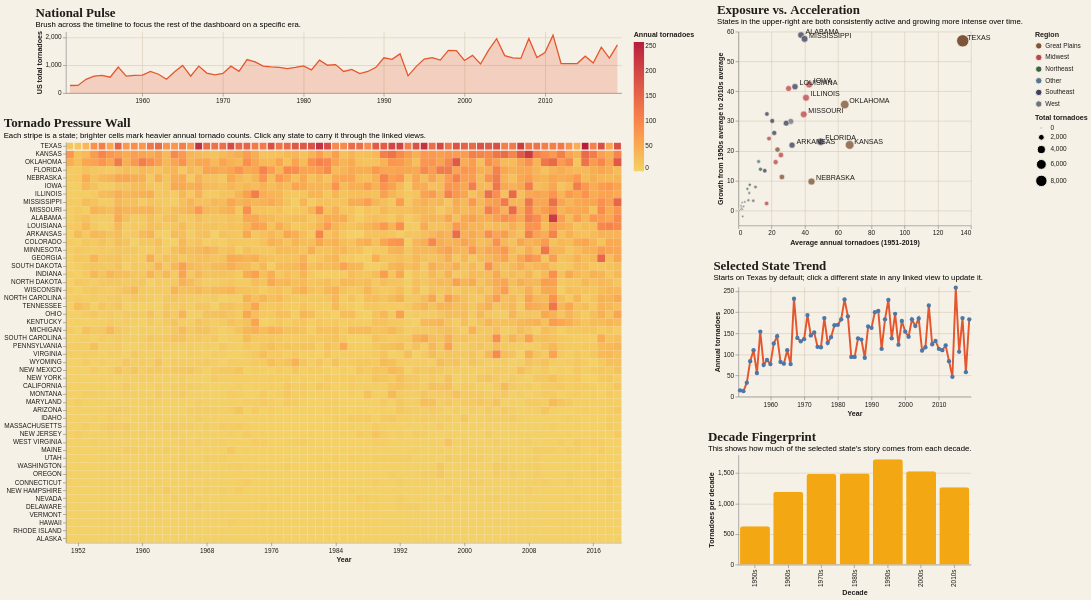

This figure's notebook cell:
### Code cell
timeline = (
    alt.layer(
        alt.Chart(national)
        .mark_area(line={"color": accent, "strokeWidth": 2}, color=accent, opacity=0.22)
        .encode(
            x=alt.X(
                "year:Q",
                title=None,
                axis=alt.Axis(format="d", tickCount=8),
                scale=alt.Scale(domain=[1950.5, 2019.5], nice=False, zero=False),
            ),
            y=alt.Y("us_total:Q", title="US total tornadoes"),
            tooltip=[
                alt.Tooltip("year:Q", title="Year", format="d"),
                alt.Tooltip("us_total:Q", title="National total", format=".0f"),
            ],
        ),
        alt.Chart(national)
        .mark_rect(opacity=0, cursor="crosshair")
        .encode(
            x=alt.X(
                "year_start:Q",
                scale=alt.Scale(domain=[1950.5, 2019.5], nice=False, zero=False),
            ),
            x2="year_end:Q",
        )
        .add_params(year_window),
    )
    .properties(
        width=860,
        height=95,
        title=alt.TitleParams(
            text="National Pulse",
            subtitle="Brush across the timeline to focus the rest of the dashboard on a specific era.",
            anchor="start",
        ),
    )
)

heatmap = (
    alt.Chart(long)
    .transform_filter(year_window)
    .transform_filter("region_filter == 'All' || datum.region == region_filter")
    .mark_rect()
    .encode(
        x=alt.X(
            "year_start:Q",
            title="Year",
            axis=alt.Axis(format="d", tickCount=9, values=list(range(1952, 2020, 4))),
            scale=alt.Scale(domain=[1950.5, 2019.5], nice=False, zero=False),
        ),
        x2="year_end:Q",
        y=alt.Y("States:N", title=None, sort=state_order),
        color=alt.Color(
            "count:Q",
            title="Annual tornadoes",
            scale=alt.Scale(scheme="goldred"),
        ),
        stroke=alt.condition(picked_state, alt.value(paper), alt.value(None)),
        strokeWidth=alt.condition(picked_state, alt.value(1.6), alt.value(0)),
        tooltip=[
            alt.Tooltip("States:N", title="State"),
            alt.Tooltip("region:N", title="Region"),
            alt.Tooltip("year:Q", title="Year", format="d"),
            alt.Tooltip("count:Q", title="Tornadoes", format=".0f"),
        ],
    )
    .add_params(region_filter, picked_state)
    .properties(
        width=860,
        height=620,
        title=alt.TitleParams(
            text="Tornado Pressure Wall",
            subtitle="Each stripe is a state; brighter cells mark heavier annual tornado counts. Click any state to carry it through the linked views.",
            anchor="start",
        ),
    )
)

scatter = (
    alt.Chart(state_metrics)
    .transform_filter("region_filter == 'All' || datum.region == region_filter")
    .mark_circle(opacity=0.9, stroke=paper, strokeWidth=1.2)
    .encode(
        x=alt.X("avg_annual:Q", title="Average annual tornadoes (1951-2019)"),
        y=alt.Y("growth_delta:Q", title="Growth from 1950s average to 2010s average"),
        size=alt.Size("total_count:Q", title="Total tornadoes"),
        color=alt.Color("region:N", scale=alt.Scale(range=region_palette), title="Region"),
        tooltip=[
            alt.Tooltip("States:N", title="State"),
            alt.Tooltip("region:N", title="Region"),
            alt.Tooltip("avg_annual:Q", title="Avg annual", format=".1f"),
            alt.Tooltip("growth_delta:Q", title="1950s to 2010s change", format=".1f"),
            alt.Tooltip("volatility:Q", title="Volatility", format=".1f"),
            alt.Tooltip("total_count:Q", title="Total tornadoes", format=".0f"),
        ],
        opacity=alt.condition(picked_state, alt.value(1), alt.value(0.78)),
    )
    .add_params(picked_state)
    .properties(
        width=360,
        height=300,
        title=alt.TitleParams(
            text="Exposure vs. Acceleration",
            subtitle="States in the upper-right are both consistently active and growing more intense over time.",
            anchor="start",
        ),
    )
)

scatter_labels = (
    alt.Chart(state_metrics)
    .transform_filter("region_filter == 'All' || datum.region == region_filter")
    .transform_filter("datum.label != ''")
    .mark_text(align="left", dx=7, dy=-5, fontSize=11, color=ink)
    .encode(
        x="avg_annual:Q",
        y="growth_delta:Q",
        text="label:N",
    )
)

state_line = (
    alt.Chart(long)
    .transform_filter(picked_state)
    .mark_line(color=accent, strokeWidth=3, point=alt.OverlayMarkDef(size=45, filled=True))
    .encode(
        x=alt.X(
            "year:Q",
            title="Year",
            axis=alt.Axis(format="d", tickCount=8),
            scale=alt.Scale(domain=[1950.5, 2019.5], nice=False, zero=False),
        ),
        y=alt.Y("count:Q", title="Annual tornadoes"),
        tooltip=[
            alt.Tooltip("States:N", title="State"),
            alt.Tooltip("year:Q", title="Year", format="d"),
            alt.Tooltip("count:Q", title="Tornadoes", format=".0f"),
        ],
    )
    .transform_filter(year_window)
    .properties(
        width=360,
        height=170,
        title=alt.TitleParams(
            text="Selected State Trend",
            subtitle="Starts on Texas by default; click a different state in any linked view to update it.",
            anchor="start",
        ),
    )
)

state_decades = (
    alt.Chart(decade_ranks)
    .transform_filter(picked_state)
    .mark_bar(color=accent_soft, cornerRadiusTopLeft=4, cornerRadiusTopRight=4)
    .encode(
        x=alt.X("decade_label:N", title="Decade"),
        y=alt.Y("count:Q", title="Tornadoes per decade"),
        tooltip=[
            alt.Tooltip("States:N", title="State"),
            alt.Tooltip("decade_label:N", title="Decade"),
            alt.Tooltip("count:Q", title="Decade total", format=".0f"),
            alt.Tooltip("rank:Q", title="National rank", format=".0f"),
        ],
    )
    .properties(
        width=360,
        height=170,
        title=alt.TitleParams(
            text="Decade Fingerprint",
            subtitle="This shows how much of the selected state's story comes from each decade.",
            anchor="start",
        ),
    )
)

hero_dashboard = (
    ((timeline & heatmap) | ((scatter + scatter_labels) & state_line & state_decades))
    .resolve_scale(color="independent", size="independent")
    .configure(**base_config)
)

hero_dashboard

### Figure 1 — Vega-Lite specification as saved in the notebook (floating-point values rounded to 4 significant figures; data arrays with more than 128 entries replaced by an {"elided": "..."} marker saying what was removed)
{"config": {"view": {"continuousWidth": 300, "continuousHeight": 300, "stroke": null}, "axis": {"labelColor": "#1f1d1a", "titleColor": "#1f1d1a", "gridColor": "#d8ccb8", "labelFont": "Helvetica", "titleFont": "Helvetica"}, "background": "#f6f1e7", "legend": {"labelColor": "#1f1d1a", "titleColor": "#1f1d1a", "labelFont": "Helvetica", "titleFont": "Helvetica"}, "title": {"color": "#1f1d1a", "fontSize": 20, "font": "Georgia"}}, "hconcat": [{"vconcat": [{"layer": [{"mark": {"type": "area", "color": "#e4572e", "line": {"color": "#e4572e", "strokeWidth": 2}, "opacity": 0.22}, "encoding": {"tooltip": [{"field": "year", "format": "d", "title": "Year", "type": "quantitative"}, {"field": "us_total", "format": ".0f", "title": "National total", "type": "quantitative"}], "x": {"axis": {"format": "d", "tickCount": 8}, "field": "year", "scale": {"domain": [1950.0, 2020.0], "nice": false, "zero": false}, "title": null, "type": "quantitative"}, "y": {"field": "us_total", "title": "US total tornadoes", "type": "quantitative"}}}, {"mark": {"type": "rect", "cursor": "crosshair", "opacity": 0}, "encoding": {"x": {"field": "year_start", "scale": {"domain": [1950.0, 2020.0], "nice": false, "zero": false}, "type": "quantitative"}, "x2": {"field": "year_end"}}, "name": "view_6ca105555d776750_1"}], "data": {"name": "data-da1e003dc535fb0e151375b594829b7d"}, "height": 95, "title": {"text": "National Pulse", "anchor": "start", "subtitle": "Brush across the timeline to focus the rest of the dashboard on a specific era."}, "width": 860}, {"data": {"name": "data-b22541f3cc2868301158265539035bb4"}, "mark": {"type": "rect"}, "encoding": {"color": {"field": "count", "scale": {"scheme": "goldred"}, "title": "Annual tornadoes", "type": "quantitative"}, "stroke": {"condition": {"param": "picked_state", "value": "#f6f1e7", "empty": false}, "value": null}, "strokeWidth": {"condition": {"param": "picked_state", "value": 1.6, "empty": false}, "value": 0}, "tooltip": [{"field": "States", "title": "State", "type": "nominal"}, {"field": "region", "title": "Region", "type": "nominal"}, {"field": "year", "format": "d", "title": "Year", "type": "quantitative"}, {"field": "count", "format": ".0f", "title": "Tornadoes", "type": "quantitative"}], "x": {"axis": {"format": "d", "tickCount": 9, "values": [1952, 1956, 1960, 1964, 1968, 1972, 1976, 1980, 1984, 1988, 1992, 1996, 2000, 2004, 2008, 2012, 2016]}, "field": "year_start", "scale": {"domain": [1950.0, 2020.0], "nice": false, "zero": false}, "title": "Year", "type": "quantitative"}, "x2": {"field": "year_end"}, "y": {"field": "States", "sort": ["TEXAS", "KANSAS", "OKLAHOMA", "FLORIDA", "NEBRASKA", "IOWA", "ILLINOIS", "MISSISSIPPI", "MISSOURI", "ALABAMA", "LOUISIANA", "ARKANSAS", "COLORADO", "MINNESOTA", "GEORGIA", "SOUTH DAKOTA", "INDIANA", "NORTH DAKOTA", "WISCONSIN", "NORTH CAROLINA", "TENNESSEE", "OHIO", "KENTUCKY", "MICHIGAN", "SOUTH CAROLINA", "PENNSYLVANIA", "VIRGINIA", "WYOMING", "NEW MEXICO", "NEW YORK", "CALIFORNIA", "MONTANA", "MARYLAND", "ARIZONA", "IDAHO", "MASSACHUSETTS", "NEW JERSEY", "WEST VIRGINIA", "MAINE", "UTAH", "WASHINGTON", "OREGON", "CONNECTICUT", "NEW HAMPSHIRE", "NEVADA", "DELAWARE", "VERMONT", "HAWAII", "RHODE ISLAND", "ALASKA"], "title": null, "type": "nominal"}}, "height": 620, "name": "view_41857e14b7f2b166_1", "title": {"text": "Tornado Pressure Wall", "anchor": "start", "subtitle": "Each stripe is a state; brighter cells mark heavier annual tornado counts. Click any state to carry it through the linked views."}, "transform": [{"filter": {"param": "year_window"}}, {"filter": "region_filter == 'All' || datum.region == region_filter"}], "width": 860}]}, {"vconcat": [{"layer": [{"mark": {"type": "circle", "opacity": 0.9, "stroke": "#f6f1e7", "strokeWidth": 1.2}, "encoding": {"color": {"field": "region", "scale": {"range": ["#7f5539", "#bc4749", "#386641", "#577590", "#3d405b", "#6c757d"]}, "title": "Region", "type": "nominal"}, "opacity": {"condition": {"param": "picked_state", "value": 1, "empty": false}, "value": 0.78}, "size": {"field": "total_count", "title": "Total tornadoes", "type": "quantitative"}, "tooltip": [{"field": "States", "title": "State", "type": "nominal"}, {"field": "region", "title": "Region", "type": "nominal"}, {"field": "avg_annual", "format": ".1f", "title": "Avg annual", "type": "quantitative"}, {"field": "growth_delta", "format": ".1f", "title": "1950s to 2010s change", "type": "quantitative"}, {"field": "volatility", "format": ".1f", "title": "Volatility", "type": "quantitative"}, {"field": "total_count", "format": ".0f", "title": "Total tornadoes", "type": "quantitative"}], "x": {"field": "avg_annual", "title": "Average annual tornadoes (1951-2019)", "type": "quantitative"}, "y": {"field": "growth_delta", "title": "Growth from 1950s average to 2010s average", "type": "quantitative"}}, "name": "view_6e3abffb0b2ed3df_0", "title": {"text": "Exposure vs. Acceleration", "anchor": "start", "subtitle": "States in the upper-right are both consistently active and growing more intense over time."}, "transform": [{"filter": "region_filter == 'All' || datum.region == region_filter"}]}, {"mark": {"type": "text", "align": "left", "color": "#1f1d1a", "dx": 7, "dy": -5, "fontSize": 11}, "encoding": {"text": {"field": "label", "type": "nominal"}, "x": {"field": "avg_annual", "type": "quantitative"}, "y": {"field": "growth_delta", "type": "quantitative"}}, "transform": [{"filter": "region_filter == 'All' || datum.region == region_filter"}, {"filter": "datum.label != ''"}]}], "data": {"name": "data-df6b250e80ab7b9fbe90a63b21207c0e"}, "height": 300, "width": 360}, {"data": {"name": "data-b22541f3cc2868301158265539035bb4"}, "mark": {"type": "line", "color": "#e4572e", "point": {"filled": true, "size": 45}, "strokeWidth": 3}, "encoding": {"tooltip": [{"field": "States", "title": "State", "type": "nominal"}, {"field": "year", "format": "d", "title": "Year", "type": "quantitative"}, {"field": "count", "format": ".0f", "title": "Tornadoes", "type": "quantitative"}], "x": {"axis": {"format": "d", "tickCount": 8}, "field": "year", "scale": {"domain": [1950.0, 2020.0], "nice": false, "zero": false}, "title": "Year", "type": "quantitative"}, "y": {"field": "count", "title": "Annual tornadoes", "type": "quantitative"}}, "height": 170, "title": {"text": "Selected State Trend", "anchor": "start", "subtitle": "Starts on Texas by default; click a different state in any linked view to update it."}, "transform": [{"filter": {"param": "picked_state", "empty": false}}, {"filter": {"param": "year_window"}}], "width": 360}, {"data": {"name": "data-dc5926b2338b8f145d202b9a9656802d"}, "mark": {"type": "bar", "color": "#f3a712", "cornerRadiusTopLeft": 4, "cornerRadiusTopRight": 4}, "encoding": {"tooltip": [{"field": "States", "title": "State", "type": "nominal"}, {"field": "decade_label", "title": "Decade", "type": "nominal"}, {"field": "count", "format": ".0f", "title": "Decade total", "type": "quantitative"}, {"field": "rank", "format": ".0f", "title": "National rank", "type": "quantitative"}], "x": {"field": "decade_label", "title": "Decade", "type": "nominal"}, "y": {"field": "count", "title": "Tornadoes per decade", "type": "quantitative"}}, "height": 170, "title": {"text": "Decade Fingerprint", "anchor": "start", "subtitle": "This shows how much of the selected state's story comes from each decade."}, "transform": [{"filter": {"param": "picked_state", "empty": false}}], "width": 360}]}], "params": [{"name": "year_window", "select": {"type": "interval", "encodings": ["x"]}, "views": ["view_6ca105555d776750_1"]}, {"name": "region_filter", "bind": {"input": "select", "options": ["All", "Great Plains", "Southeast", "Midwest", "Northeast", "West", "Other"], "name": "Regional focus: "}, "value": "All"}, {"name": "picked_state", "select": {"type": "point", "fields": ["States"]}, "value": [{"States": "TEXAS"}], "views": ["view_41857e14b7f2b166_1", "view_6e3abffb0b2ed3df_0"]}], "resolve": {"scale": {"color": "independent", "size": "independent"}}, "$schema": "https://vega.github.io/schema/vega-lite/v6.1.0.json", "datasets": {"data-da1e003dc535fb0e151375b594829b7d": [{"year": 1951, "us_total": 269.0}, {"year": 1952, "us_total": 272.0}, {"year": 1953, "us_total": 492.0}, {"year": 1954, "us_total": 609.0}, {"year": 1955, "us_total": 632.0}, {"year": 1956, "us_total": 567.0}, {"year": 1957, "us_total": 930.0}, {"year": 1958, "us_total": 608.0}, {"year": 1959, "us_total": 630.0}, {"year": 1960, "us_total": 645.0}, {"year": 1961, "us_total": 772.0}, {"year": 1962, "us_total": 673.0}, {"year": 1963, "us_total": 493.0}, {"year": 1964, "us_total": 760.0}, {"year": 1965, "us_total": 990.0}, {"year": 1966, "us_total": 606.0}, {"year": 1967, "us_total": 966.0}, {"year": 1968, "us_total": 715.0}, {"year": 1969, "us_total": 650.0}, {"year": 1970, "us_total": 700.0}, {"year": 1971, "us_total": 963.0}, {"year": 1972, "us_total": 778.0}, {"year": 1973, "us_total": 1198.0}, {"year": 1974, "us_total": 1119.0}, {"year": 1975, "us_total": 962.0}, {"year": 1976, "us_total": 935.0}, {"year": 1977, "us_total": 922.0}, {"year": 1978, "us_total": 875.0}, {"year": 1979, "us_total": 918.0}, {"year": 1980, "us_total": 972.0}, {"year": 1981, "us_total": 830.0}, {"year": 1982, "us_total": 1180.0}, {"year": 1983, "us_total": 995.0}, {"year": 1984, "us_total": 1020.0}, {"year": 1985, "us_total": 773.0}, {"year": 1986, "us_total": 849.0}, {"year": 1987, "us_total": 695.0}, {"year": 1988, "us_total": 773.0}, {"year": 1989, "us_total": 921.0}, {"year": 1990, "us_total": 1264.0}, {"year": 1991, "us_total": 1208.0}, {"year": 1992, "us_total": 1404.0}, {"year": 1993, "us_total": 616.0}, {"year": 1994, "us_total": 947.0}, {"year": 1995, "us_total": 1216.0}, {"year": 1996, "us_total": 1267.0}, {"year": 1997, "us_total": 1180.0}, {"year": 1998, "us_total": 1529.0}, {"year": 1999, "us_total": 1517.0}, {"year": 2000, "us_total": 1167.0}, {"year": 2001, "us_total": 1349.0}, {"year": 2002, "us_total": 1039.0}, {"year": 2003, "us_total": 1535.0}, {"year": 2004, "us_total": 1946.0}, {"year": 2005, "us_total": 1342.0}, {"year": 2006, "us_total": 1262.0}, {"year": 2007, "us_total": 1240.0}, {"year": 2008, "us_total": 1954.0}, {"year": 2009, "us_total": 1272.0}, {"year": 2010, "us_total": 1449.0}, {"year": 2011, "us_total": 2073.0}, {"year": 2012, "us_total": 1057.0}, {"year": 2013, "us_total": 1052.0}, {"year": 2014, "us_total": 1055.0}, {"year": 2015, "us_total": 1320.0}, {"year": 2016, "us_total": 1078.0}, {"year": 2017, "us_total": 1644.0}, {"year": 2018, "us_total": 1254.0}, {"year": 2019, "us_total": 1725.0}], "data-b22541f3cc2868301158265539035bb4": {"elided": "3450 records"}, "data-df6b250e80ab7b9fbe90a63b21207c0e": [{"States": "ALABAMA", "region": "Southeast", "total_count": 2602.0, "avg_annual": 37.71, "volatility": 32.62, "peak_year": 217.0, "1950s": 16.44, "2010s": 75.3, "growth_delta": 58.86, "label": "ALABAMA"}, {"States": "ALASKA", "region": "Other", "total_count": 3.0, "avg_annual": 0.04348, "volatility": 0.2676, "peak_year": 2.0, "1950s": 0.0, "2010s": 0.0, "growth_delta": 0.0, "label": ""}, {"States": "ARIZONA", "region": "West", "total_count": 267.0, "avg_annual": 3.87, "volatility": 3.476, "peak_year": 17.0, "1950s": 2.0, "2010s": 4.9, "growth_delta": 2.9, "label": ""}, {"States": "ARKANSAS", "region": "Southeast", "total_count": 2229.0, "avg_annual": 32.3, "volatility": 26.85, "peak_year": 140.0, "1950s": 18.67, "2010s": 40.6, "growth_delta": 21.93, "label": "ARKANSAS"}, {"States": "CALIFORNIA", "region": "West", "total_count": 453.0, "avg_annual": 6.565, "volatility": 6.115, "peak_year": 30.0, "1950s": 2.444, "2010s": 8.3, "growth_delta": 5.856, "label": ""}, {"States": "COLORADO", "region": "West", "total_count": 2176.0, "avg_annual": 31.54, "volatility": 21.46, "peak_year": 98.0, "1950s": 12.0, "2010s": 41.9, "growth_delta": 29.9, "label": ""}, {"States": "CONNECTICUT", "region": "Northeast", "total_count": 108.0, "avg_annual": 1.565, "volatility": 1.882, "peak_year": 9.0, "1950s": 1.667, "2010s": 2.3, "growth_delta": 0.6333, "label": ""}, {"States": "DELAWARE", "region": "Northeast", "total_count": 66.0, "avg_annual": 0.9565, "volatility": 1.408, "peak_year": 6.0, "1950s": 0.5556, "2010s": 0.8, "growth_delta": 0.2444, "label": ""}, {"States": "FLORIDA", "region": "Southeast", "total_count": 3419.0, "avg_annual": 49.55, "volatility": 26.22, "peak_year": 116.0, "1950s": 15.22, "2010s": 38.3, "growth_delta": 23.08, "label": "FLORIDA"}, {"States": "GEORGIA", "region": "Southeast", "total_count": 1985.0, "avg_annual": 28.77, "volatility": 22.19, "peak_year": 147.0, "1950s": 15.89, "2010s": 45.2, "growth_delta": 29.31, "label": ""}, {"States": "HAWAII", "region": "Other", "total_count": 42.0, "avg_annual": 0.6087, "volatility": 0.9734, "peak_year": 5.0, "1950s": 0.3333, "2010s": 0.3, "growth_delta": -0.03333, "label": ""}, {"States": "IDAHO", "region": "West", "total_count": 216.0, "avg_annual": 3.13, "volatility": 3.087, "peak_year": 14.0, "1950s": 1.444, "2010s": 2.8, "growth_delta": 1.356, "label": ""}, {"States": "ILLINOIS", "region": "Midwest", "total_count": 2810.0, "avg_annual": 40.72, "volatility": 29.78, "peak_year": 144.0, "1950s": 21.78, "2010s": 59.6, "growth_delta": 37.82, "label": "ILLINOIS"}, {"States": "INDIANA", "region": "Midwest", "total_count": 1767.0, "avg_annual": 25.61, "volatility": 16.86, "peak_year": 85.0, "1950s": 18.67, "2010s": 37.3, "growth_delta": 18.63, "label": ""}, {"States": "IOWA", "region": "Midwest", "total_count": 2941.0, "avg_annual": 42.62, "volatility": 26.54, "peak_year": 124.0, "1950s": 15.0, "2010s": 57.3, "growth_delta": 42.3, "label": "IOWA"}, {"States": "KANSAS", "region": "Great Plains", "total_count": 4623.0, "avg_annual": 67.0, "volatility": 39.42, "peak_year": 218.0, "1950s": 61.89, "2010s": 83.9, "growth_delta": 22.01, "label": "KANSAS"}, {"States": "KENTUCKY", "region": "Southeast", "total_count": 1185.0, "avg_annual": 17.17, "volatility": 15.05, "peak_year": 70.0, "1950s": 4.0, "2010s": 36.4, "growth_delta": 32.4, "label": ""}, {"States": "LOUISIANA", "region": "Southeast", "total_count": 2351.0, "avg_annual": 34.07, "volatility": 24.55, "peak_year": 103.0, "1950s": 13.67, "2010s": 55.2, "growth_delta": 41.53, "label": "LOUISIANA"}, {"States": "MAINE", "region": "Northeast", "total_count": 138.0, "avg_annual": 2.0, "volatility": 2.243, "peak_year": 11.0, "1950s": 2.222, "2010s": 2.9, "growth_delta": 0.6778, "label": ""}, {"States": "MARYLAND", "region": "Northeast", "total_count": 373.0, "avg_annual": 5.406, "volatility": 6.16, "peak_year": 29.0, "1950s": 1.333, "2010s": 8.6, "growth_delta": 7.267, "label": ""}, {"States": "MASSACHUSETTS", "region": "Northeast", "total_count": 181.0, "avg_annual": 2.623, "volatility": 2.808, "peak_year": 12.0, "1950s": 4.556, "2010s": 2.6, "growth_delta": -1.956, "label": ""}, {"States": "MICHIGAN", "region": "Midwest", "total_count": 1173.0, "avg_annual": 17.0, "volatility": 10.34, "peak_year": 43.0, "1950s": 12.11, "2010s": 14.5, "growth_delta": 2.389, "label": ""}, {"States": "MINNESOTA", "region": "Midwest", "total_count": 2085.0, "avg_annual": 30.22, "volatility": 21.36, "peak_year": 126.0, "1950s": 10.78, "2010s": 51.7, "growth_delta": 40.92, "label": ""}, {"States": "MISSISSIPPI", "region": "Southeast", "total_count": 2750.0, "avg_annual": 39.86, "volatility": 29.96, "peak_year": 147.0, "1950s": 17.22, "2010s": 74.8, "growth_delta": 57.58, "label": "MISSISSIPPI"}, {"States": "MISSOURI", "region": "Midwest", "total_count": 2715.0, "avg_annual": 39.35, "volatility": 27.86, "peak_year": 143.0, "1950s": 27.33, "2010s": 59.6, "growth_delta": 32.27, "label": "MISSOURI"}, {"States": "MONTANA", "region": "West", "total_count": 415.0, "avg_annual": 6.014, "volatility": 5.332, "peak_year": 30.0, "1950s": 2.444, "2010s": 5.9, "growth_delta": 3.456, "label": ""}, {"States": "NEBRASKA", "region": "Great Plains", "total_count": 3037.0, "avg_annual": 44.01, "volatility": 23.16, "peak_year": 116.0, "1950s": 34.78, "2010s": 44.5, "growth_delta": 9.722, "label": "NEBRASKA"}, {"States": "NEVADA", "region": "West", "total_count": 94.0, "avg_annual": 1.362, "volatility": 1.774, "peak_year": 8.0, "1950s": 0.0, "2010s": 1.7, "growth_delta": 1.7, "label": ""}, {"States": "NEW HAMPSHIRE", "region": "Northeast", "total_count": 105.0, "avg_annual": 1.522, "volatility": 1.876, "peak_year": 9.0, "1950s": 1.0, "2010s": 1.4, "growth_delta": 0.4, "label": ""}, {"States": "NEW JERSEY", "region": "Northeast", "total_count": 164.0, "avg_annual": 2.377, "volatility": 2.981, "peak_year": 17.0, "1950s": 1.667, "2010s": 2.0, "growth_delta": 0.3333, "label": ""}, {"States": "NEW MEXICO", "region": "West", "total_count": 619.0, "avg_annual": 8.971, "volatility": 6.311, "peak_year": 31.0, "1950s": 6.111, "2010s": 9.4, "growth_delta": 3.289, "label": ""}, {"States": "NEW YORK", "region": "Northeast", "total_count": 473.0, "avg_annual": 6.855, "volatility": 5.699, "peak_year": 25.0, "1950s": 1.333, "2010s": 10.0, "growth_delta": 8.667, "label": ""}, {"States": "NORTH CAROLINA", "region": "Southeast", "total_count": 1490.0, "avg_annual": 21.59, "volatility": 17.69, "peak_year": 82.0, "1950s": 7.667, "2010s": 33.7, "growth_delta": 26.03, "label": ""}, {"States": "NORTH DAKOTA", "region": "Great Plains", "total_count": 1625.0, "avg_annual": 23.55, "volatility": 15.32, "peak_year": 66.0, "1950s": 9.556, "2010s": 30.0, "growth_delta": 20.44, "label": ""}, {"States": "OHIO", "region": "Midwest", "total_count": 1273.0, "avg_annual": 18.45, "volatility": 14.33, "peak_year": 63.0, "1950s": 7.556, "2010s": 31.7, "growth_delta": 24.14, "label": ""}, {"States": "OKLAHOMA", "region": "Great Plains", "total_count": 4418.0, "avg_annual": 64.03, "volatility": 34.39, "peak_year": 171.0, "1950s": 61.56, "2010s": 97.1, "growth_delta": 35.54, "label": "OKLAHOMA"}, {"States": "OREGON", "region": "West", "total_count": 120.0, "avg_annual": 1.739, "volatility": 2.201, "peak_year": 14.0, "1950s": 0.4444, "2010s": 2.1, "growth_delta": 1.656, "label": ""}, {"States": "PENNSYLVANIA", "region": "Northeast", "total_count": 919.0, "avg_annual": 13.32, "volatility": 11.7, "peak_year": 62.0, "1950s": 6.444, "2010s": 20.3, "growth_delta": 13.86, "label": ""}, {"States": "RHODE ISLAND", "region": "Northeast", "total_count": 13.0, "avg_annual": 0.1884, "volatility": 0.4933, "peak_year": 3.0, "1950s": 0.0, "2010s": 0.3, "growth_delta": 0.3, "label": ""}, {"States": "SOUTH CAROLINA", "region": "Southeast", "total_count": 1097.0, "avg_annual": 15.9, "volatility": 15.31, "peak_year": 89.0, "1950s": 4.444, "2010s": 17.8, "growth_delta": 13.36, "label": ""}, {"States": "SOUTH DAKOTA", "region": "Great Plains", "total_count": 1809.0, "avg_annual": 26.22, "volatility": 15.51, "peak_year": 86.0, "1950s": 10.33, "2010s": 21.6, "growth_delta": 11.27, "label": ""}, {"States": "TENNESSEE", "region": "Southeast", "total_count": 1406.0, "avg_annual": 20.38, "volatility": 19.0, "peak_year": 125.0, "1950s": 10.44, "2010s": 40.5, "growth_delta": 30.06, "label": ""}, {"States": "TEXAS", "region": "Great Plains", "total_count": 9320.0, "avg_annual": 135.1, "volatility": 52.56, "peak_year": 258.0, "1950s": 69.67, "2010s": 126.6, "growth_delta": 56.93, "label": "TEXAS"}, {"States": "UTAH", "region": "West", "total_count": 133.0, "avg_annual": 1.928, "volatility": 1.904, "peak_year": 7.0, "1950s": 0.7778, "2010s": 1.4, "growth_delta": 0.6222, "label": ""}, {"States": "VERMONT", "region": "Northeast", "total_count": 46.0, "avg_annual": 0.6667, "volatility": 0.9651, "peak_year": 5.0, "1950s": 0.5556, "2010s": 0.5, "growth_delta": -0.05556, "label": ""}, {"States": "VIRGINIA", "region": "Other", "total_count": 841.0, "avg_annual": 12.19, "volatility": 14.8, "peak_year": 94.0, "1950s": 4.556, "2010s": 21.0, "growth_delta": 16.44, "label": ""}, {"States": "WASHINGTON", "region": "West", "total_count": 125.0, "avg_annual": 1.812, "volatility": 2.211, "peak_year": 14.0, "1950s": 0.7778, "2010s": 2.0, "growth_delta": 1.222, "label": ""}, {"States": "WEST VIRGINIA", "region": "Other", "total_count": 158.0, "avg_annual": 2.29, "volatility": 2.787, "peak_year": 17.0, "1950s": 0.7778, "2010s": 3.5, "growth_delta": 2.722, "label": ""}, {"States": "WISCONSIN", "region": "Midwest", "total_count": 1549.0, "avg_annual": 22.45, "volatility": 13.12, "peak_year": 70.0, "1950s": 12.44, "2010s": 28.7, "growth_delta": 16.26, "label": ""}, {"States": "WYOMING", "region": "West", "total_count": 711.0, "avg_annual": 10.3, "volatility": 7.967, "peak_year": 42.0, "1950s": 4.0, "2010s": 11.9, "growth_delta": 7.9, "label": ""}], "data-dc5926b2338b8f145d202b9a9656802d": {"elided": "350 records"}}}
